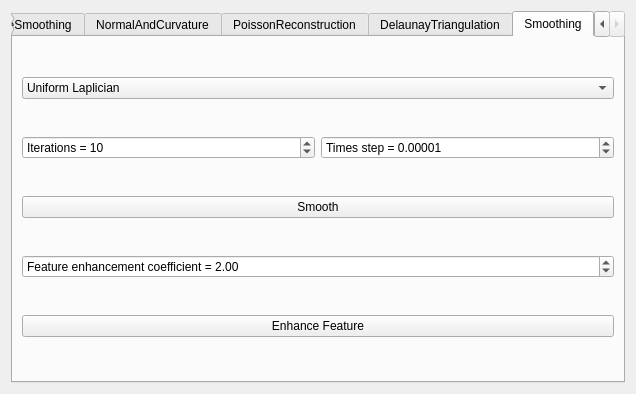
<?xml version="1.0" encoding="UTF-8"?>
<ui version="4.0">
 <class>DGPExerciseToolbarBase</class>
 <widget class="QWidget" name="DGPExerciseToolbarBase">
  <property name="geometry">
   <rect>
    <x>0</x>
    <y>0</y>
    <width>636</width>
    <height>394</height>
   </rect>
  </property>
  <property name="windowTitle">
   <string>DGP</string>
  </property>
  <layout class="QGridLayout" name="gridLayout_3">
   <item row="0" column="1">
    <widget class="QTabWidget" name="tabWidget">
     <property name="currentIndex">
      <number>6</number>
     </property>
     <widget class="QWidget" name="EigenTutorial">
      <attribute name="title">
       <string>EigenTutorial</string>
      </attribute>
      <layout class="QGridLayout" name="gridLayout">
       <item row="0" column="0">
        <widget class="QPushButton" name="solve_sls_pb">
         <property name="text">
          <string>Solve Sparse Linear System</string>
         </property>
        </widget>
       </item>
      </layout>
     </widget>
     <widget class="QWidget" name="IsoContouring">
      <attribute name="title">
       <string>IsoContouring</string>
      </attribute>
      <layout class="QGridLayout" name="gridLayout_2">
       <item row="1" column="0">
        <widget class="QPushButton" name="show_iso_pb">
         <property name="text">
          <string>Show Iso-value and Level Set</string>
         </property>
        </widget>
       </item>
       <item row="0" column="0">
        <widget class="QComboBox" name="function_cb">
         <item>
          <property name="text">
           <string>F(x,y)=sqrt(x*x + y*y) −1=0</string>
          </property>
         </item>
         <item>
          <property name="text">
           <string>F(x,y)=y*y−sin(x*x)=0</string>
          </property>
         </item>
         <item>
          <property name="text">
           <string>F(x,y)=sin(2x+2y)−cos(4x*y)+1=0</string>
          </property>
         </item>
         <item>
          <property name="text">
           <string>F(x,y)=pow((3x*x −y*y), 2)*y*y −pow((x*x +y*y), 4)=0</string>
          </property>
         </item>
        </widget>
       </item>
      </layout>
     </widget>
     <widget class="QWidget" name="CurveSmoothing">
      <attribute name="title">
       <string>CurveSmoothing</string>
      </attribute>
      <layout class="QGridLayout" name="gridLayout_4">
       <item row="0" column="0" colspan="2">
        <widget class="QGroupBox" name="groupBox">
         <property name="title">
          <string>Generate Curve</string>
         </property>
         <layout class="QGridLayout" name="gridLayout_5">
          <item row="1" column="0">
           <widget class="QSpinBox" name="num_vertices_sb">
            <property name="prefix">
             <string>curve vertex number = </string>
            </property>
            <property name="minimum">
             <number>2</number>
            </property>
            <property name="maximum">
             <number>10000</number>
            </property>
            <property name="value">
             <number>30</number>
            </property>
           </widget>
          </item>
          <item row="1" column="1">
           <widget class="QPushButton" name="gen_curve_pb">
            <property name="text">
             <string>Generate Curve</string>
            </property>
           </widget>
          </item>
         </layout>
        </widget>
       </item>
       <item row="1" column="0" colspan="2">
        <widget class="QGroupBox" name="groupBox_2">
         <property name="title">
          <string>Smooth Curve</string>
         </property>
         <layout class="QGridLayout" name="gridLayout_6">
          <item row="0" column="0">
           <widget class="QSpinBox" name="num_iter_sb">
            <property name="prefix">
             <string>iteration number = </string>
            </property>
            <property name="minimum">
             <number>1</number>
            </property>
            <property name="maximum">
             <number>1000</number>
            </property>
           </widget>
          </item>
          <item row="0" column="1">
           <widget class="QDoubleSpinBox" name="epsilon_dsb">
            <property name="prefix">
             <string>epsilon = </string>
            </property>
            <property name="decimals">
             <number>3</number>
            </property>
            <property name="minimum">
             <double>0.001000000000000</double>
            </property>
            <property name="singleStep">
             <double>0.100000000000000</double>
            </property>
            <property name="value">
             <double>0.001000000000000</double>
            </property>
           </widget>
          </item>
          <item row="1" column="0">
           <widget class="QPushButton" name="lpl_smoothing_pb">
            <property name="text">
             <string>Laplacian Smoothing</string>
            </property>
           </widget>
          </item>
          <item row="1" column="1">
           <widget class="QPushButton" name="osc_smoothing_pb">
            <property name="text">
             <string>Osculating Circle Smoothing</string>
            </property>
           </widget>
          </item>
         </layout>
        </widget>
       </item>
      </layout>
     </widget>
     <widget class="QWidget" name="NormalAndCurvature">
      <attribute name="title">
       <string>NormalAndCurvature</string>
      </attribute>
      <layout class="QGridLayout" name="gridLayout_7">
       <item row="0" column="0">
        <widget class="QGroupBox" name="groupBox_3">
         <property name="title">
          <string>Normal</string>
         </property>
         <layout class="QGridLayout" name="gridLayout_8">
          <item row="0" column="0">
           <widget class="QComboBox" name="normal_type_cb">
            <item>
             <property name="text">
              <string>Constant weights</string>
             </property>
            </item>
            <item>
             <property name="text">
              <string>Area weights</string>
             </property>
            </item>
            <item>
             <property name="text">
              <string>Angle weights</string>
             </property>
            </item>
           </widget>
          </item>
          <item row="0" column="1">
           <widget class="QPushButton" name="show_normal_pb">
            <property name="text">
             <string>Show Normal</string>
            </property>
           </widget>
          </item>
         </layout>
        </widget>
       </item>
       <item row="1" column="0">
        <widget class="QGroupBox" name="groupBox_4">
         <property name="title">
          <string>Curvature</string>
         </property>
         <layout class="QGridLayout" name="gridLayout_9">
          <item row="0" column="0">
           <widget class="QComboBox" name="curvature_type_cb">
            <item>
             <property name="text">
              <string>Uniform Laplacian</string>
             </property>
            </item>
            <item>
             <property name="text">
              <string>Laplace-Beltrami</string>
             </property>
            </item>
            <item>
             <property name="text">
              <string>Gaussian</string>
             </property>
            </item>
           </widget>
          </item>
          <item row="0" column="1">
           <widget class="QPushButton" name="show_curvature_pb">
            <property name="text">
             <string>Show Curvature</string>
            </property>
           </widget>
          </item>
         </layout>
        </widget>
       </item>
      </layout>
     </widget>
     <widget class="QWidget" name="PoissonReconstruction">
      <attribute name="title">
       <string>PoissonReconstruction</string>
      </attribute>
      <layout class="QGridLayout" name="gridLayout_10">
       <item row="0" column="0">
        <widget class="QSpinBox" name="octree_depth_sb">
         <property name="prefix">
          <string>Octree depth = </string>
         </property>
         <property name="minimum">
          <number>1</number>
         </property>
         <property name="maximum">
          <number>20</number>
         </property>
         <property name="value">
          <number>8</number>
         </property>
        </widget>
       </item>
       <item row="0" column="1">
        <widget class="QPushButton" name="poisson_reconstruction_pb">
         <property name="text">
          <string>Poisson Reconstruction</string>
         </property>
        </widget>
       </item>
      </layout>
     </widget>
     <widget class="QWidget" name="DelaunayTriangulation">
      <attribute name="title">
       <string>DelaunayTriangulation</string>
      </attribute>
      <layout class="QGridLayout" name="gridLayout_11">
       <item row="0" column="0">
        <widget class="QPushButton" name="create_initial_mesh_pb">
         <property name="text">
          <string>Create Initial Mesh</string>
         </property>
        </widget>
       </item>
       <item row="0" column="1">
        <widget class="QPushButton" name="set_2DView_pb">
         <property name="text">
          <string>Set 2D View</string>
         </property>
        </widget>
       </item>
      </layout>
     </widget>
     <widget class="QWidget" name="Smoothing">
      <attribute name="title">
       <string>Smoothing</string>
      </attribute>
      <layout class="QGridLayout" name="gridLayout_12">
       <item row="2" column="0" colspan="2">
        <widget class="QPushButton" name="smooth_pb">
         <property name="text">
          <string>Smooth</string>
         </property>
        </widget>
       </item>
       <item row="1" column="0">
        <widget class="QSpinBox" name="iter_sb">
         <property name="prefix">
          <string>Iterations = </string>
         </property>
         <property name="maximum">
          <number>1000</number>
         </property>
         <property name="singleStep">
          <number>1</number>
         </property>
         <property name="value">
          <number>10</number>
         </property>
        </widget>
       </item>
       <item row="1" column="1">
        <widget class="QDoubleSpinBox" name="time_step_dsb">
         <property name="prefix">
          <string>Times step = </string>
         </property>
         <property name="decimals">
          <number>5</number>
         </property>
         <property name="maximum">
          <double>10000.000000000000000</double>
         </property>
         <property name="singleStep">
          <double>0.000010000000000</double>
         </property>
         <property name="value">
          <double>0.000010000000000</double>
         </property>
        </widget>
       </item>
       <item row="4" column="0" colspan="2">
        <widget class="QDoubleSpinBox" name="coefficient_dsb">
         <property name="prefix">
          <string>Feature enhancement coefficient = </string>
         </property>
         <property name="value">
          <double>2.000000000000000</double>
         </property>
        </widget>
       </item>
       <item row="5" column="0" colspan="2">
        <widget class="QPushButton" name="feature_enhance_pb">
         <property name="text">
          <string>Enhance Feature</string>
         </property>
        </widget>
       </item>
       <item row="0" column="0" colspan="2">
        <widget class="QComboBox" name="method_cb">
         <item>
          <property name="text">
           <string>Uniform Laplician</string>
          </property>
         </item>
         <item>
          <property name="text">
           <string>Cotan Laplacian</string>
          </property>
         </item>
         <item>
          <property name="text">
           <string>Implicit Smoothing</string>
          </property>
         </item>
        </widget>
       </item>
      </layout>
     </widget>
    </widget>
   </item>
  </layout>
 </widget>
 <resources/>
 <connections/>
</ui>
